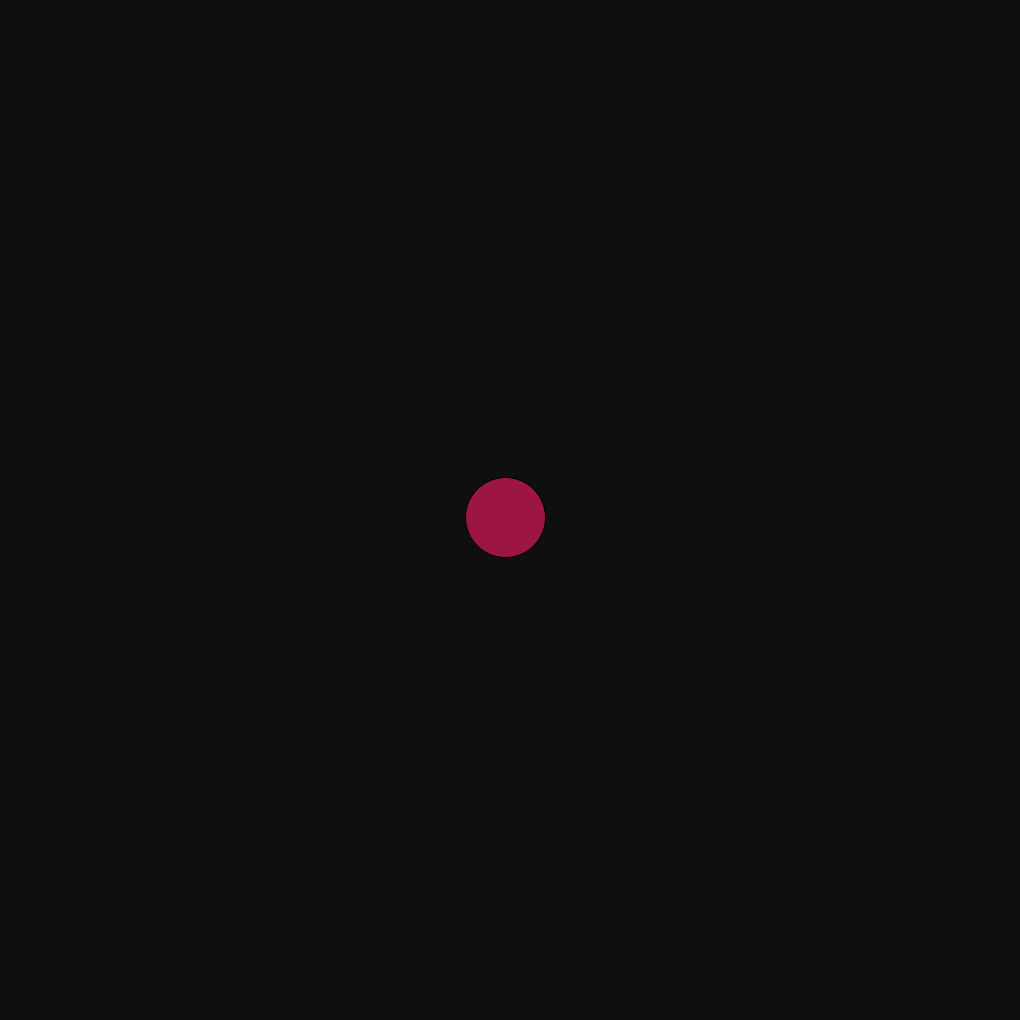
Frame 1 (no input)
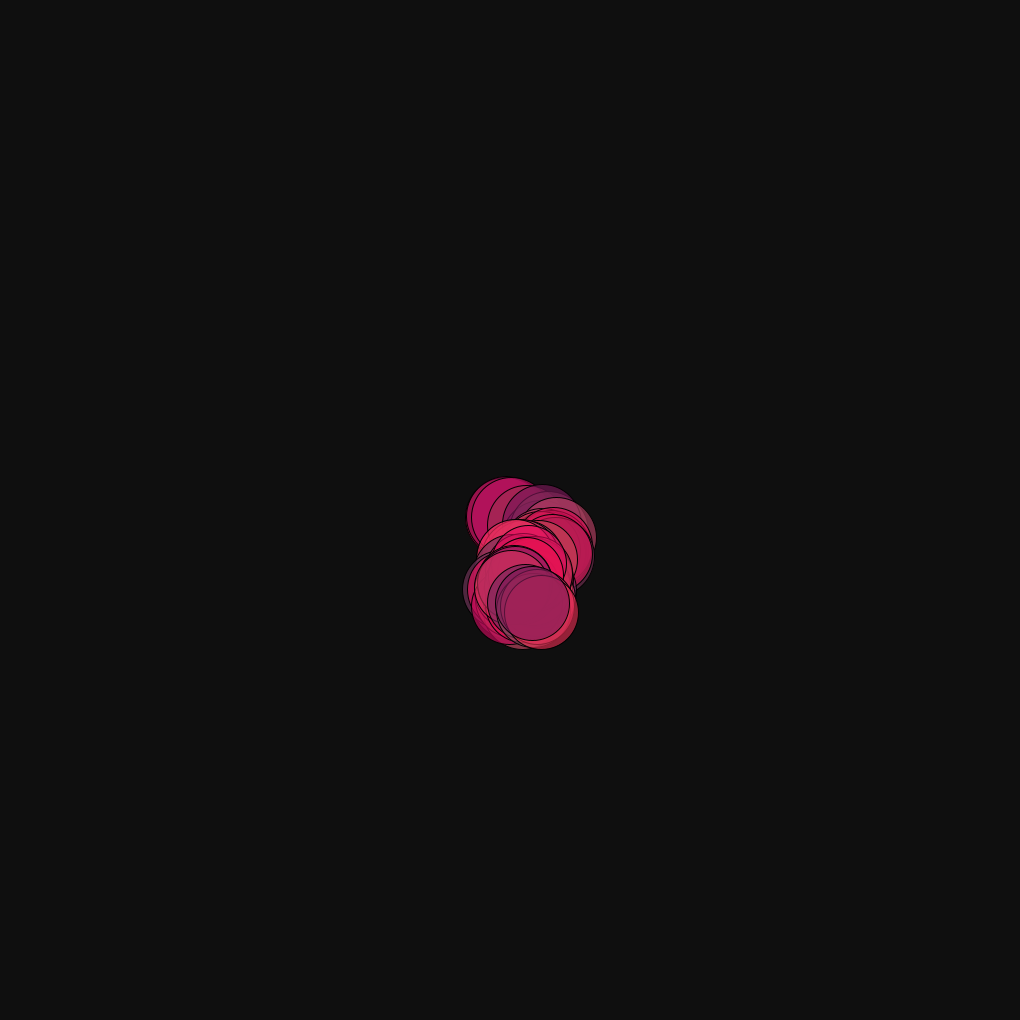
Frame 60 (the mouse pressed at the canvas centre just before this capture)
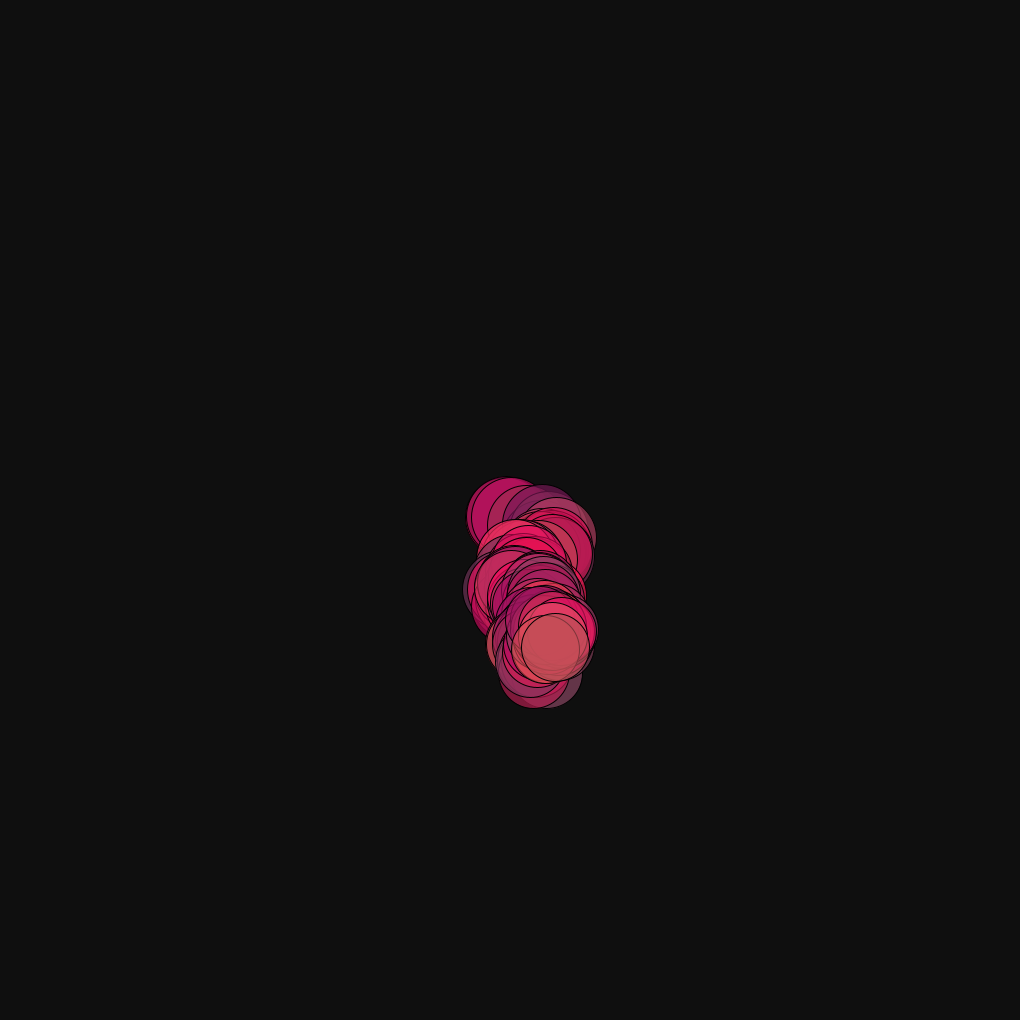
Frame 120 (the mouse held since frame 60 and released just before this capture)

The Processing sketch that drew these frames (run headless with seeded random() and noise(); from frame 60 on, the mouse is pressed at the canvas centre):

// Processing sketch: smoke1_1
// ── smoke1_1.pde

void setup() {
  size(1020, 1020);
  background(15);
  //noStroke();
}
public float x=510;
public float y=510;
public float a=80;
public float b=80;
public int z=-1;
public float r=0.20;
public float deg=0.05;

void draw() {

  if(x<0){
    x=x+random(r)*a;
  }
  if(x>1020){
    x=x-random(r)*a;
  }else{
    x=x-random(-r, r)*a;}
    
  if(y<0){
    y=y+random(r)*a;
  }
  if(y>1020){
    y=y-random(r)*a;
  }else{
    y=y-random(-r, r)*a;}
    
  
 /* if(a<0.1)
  {
    deg=deg*-1;
  */
  if(a>80){
    deg=deg*-1;}

  if(a<0.1) {
    a=80;
    b=80;
    x=510+random(-20,20);
    y=510+random(-20,20);}
  
    a=a-deg;
  b=b-deg;
  
  //if(a<0){
  //z=1;
  //}
  //if(a==80){
  //z=-1;
  //}


  //a=a+(z*0.2);
  //b=b+(z*0.2);
  fill(random(100, 250), random(10, 80), random(80, 100),random(150,180)); 
  ellipse(x, y, a, b);
  a=a-deg;
  b=b-deg;
}
